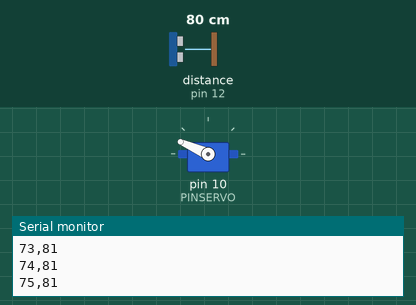
This sketch was run on a simulated Arduino Uno, built with avr-gcc and run on an emulated ATmega328P. Shown: servo, the last lines printed to the serial monitor. The inputs (shaded band) are chosen by the test bench; at power-on: distance to the obstacle (sensor on pin 12) 80 cm.

Above: at 1.2 s.
1.3 s: distance to the obstacle (sensor on pin 12) set to 2 cm
At 2.01 s:
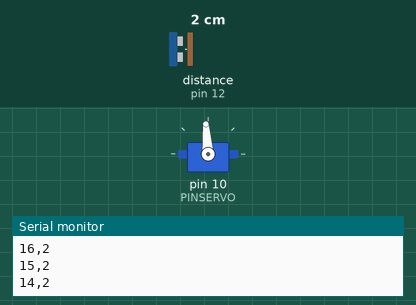
4.3 s: distance to the obstacle (sensor on pin 12) set to 4 cm
At 5.08 s:
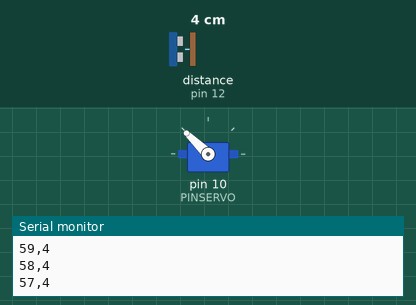
Timing chart, 0 to 20.5 s (numbered marks = the images above; inputs shaded):
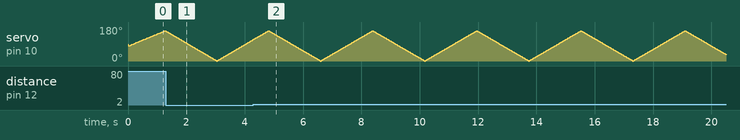

The sketch:

ard_forRadarv2.ino
```cpp
/*
* Author: Jose Luis Villarejo Muñoz
* Date : Octubre 2014
*
* Programa para uso de un sensor de ultrasonidos BAT en una simulación de un radar
* que se visualiza en un dispositivo móvil, enviando los datos del sensor mediante bluetooth.
*
*/

#include <NewPing.h>
#include <Servo.h>

#define PINSERVO 10
#define PINTIGGER 13
#define PINECO 12
#define MAXDISTANCIA 200

//----- ANGULOLIMITE indica el desde y el hasta del rastreo. En este caso -80º..80º
#define ANGULOLIMITE 80

//----- ANGULOSALTO es el incremento que aplicamos para mover el servo
#define ANGULOSALTO 1

Servo miServo;

//Aquí hemos utilizado la libreria NewPing por comodidad y rapidez
//   http://playground.arduino.cc/Code/NewPing

NewPing ultraS(PINTIGGER, PINECO, MAXDISTANCIA);

int angulo = 0;
int distancia = 0;
int dir = 1;

void setup()
{
  miServo.attach(PINSERVO);
// Inicializamos el bluetooth. Como estoy utilizando una placa ZUM-Uno de bq lo inicializo a 19200 bps
// que es el que marca el fabricante. Si se utiliza otro módulo Bluetooth
// a la velocidad correspondiente a dicho módulo.
  Serial.begin(19200);
}

void loop()
{
  delay(10);

//Con la siguiente operación normalizamos el valor que enviamos al servo, ya que la variable angulo
//alberga valores entre -ANGULOLIMITE y +ANGULOLIMITE (-80 y 80 en este caso) y al servo hemos mandarle
//valores entre 0..180.
  miServo.write(angulo + ANGULOLIMITE);

  distancia = ultraS.ping_cm();

  Serial.print(angulo,DEC);
  Serial.print(",");
  Serial.println(distancia,DEC);

 // Si la variable angulo ha llegado a uno de sus limites, cambiamos de dirección
  if (angulo >= ANGULOLIMITE || angulo <= -ANGULOLIMITE)
  {
     dir = -dir;
  }

  angulo += (dir * ANGULOSALTO);
}
```
